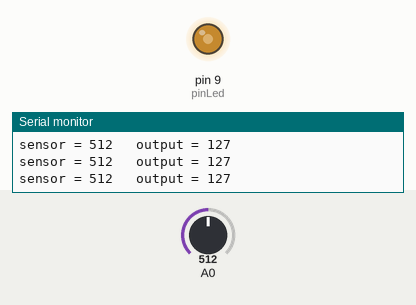
A sketch run on a simulated Arduino Uno, built with avr-gcc and run on an emulated ATmega328P. Shown: output pins drawn as LEDs (lit = HIGH), the last lines printed to the serial monitor. Inputs (shaded band) come from the test bench; at power-on: A0 = 512.

Above: at 1.2 s.
1.3 s: A0 set to 413
At 1.9 s:
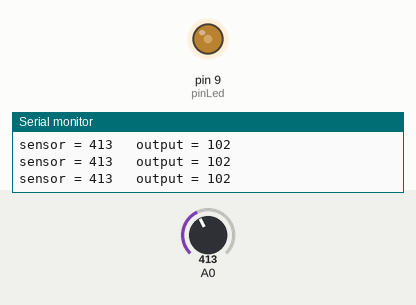
4.3 s: A0 set to 395
At 5.3 s:
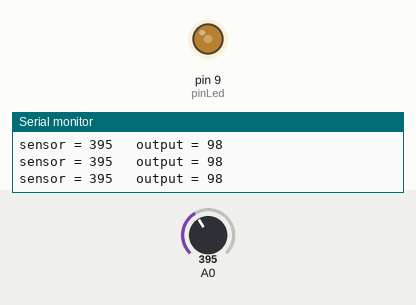
7.3 s: A0 set to 716
At 7.8 s:
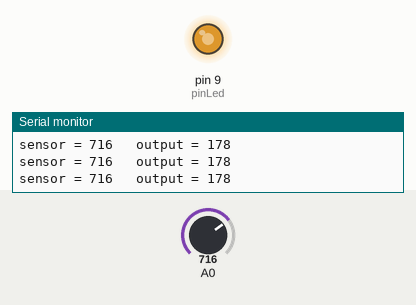
8.8 s: A0 set to 985
At 9.5 s:
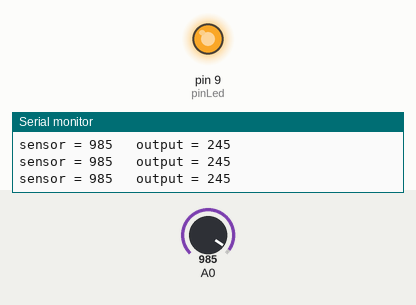
10.3 s: A0 set to 1016
At 11.3 s:
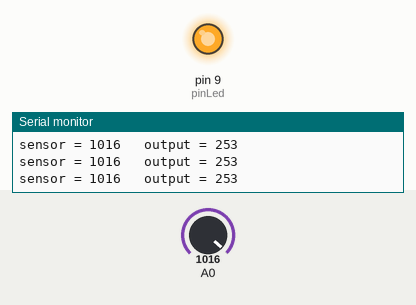
13.3 s: A0 set to 0
At 14.0 s:
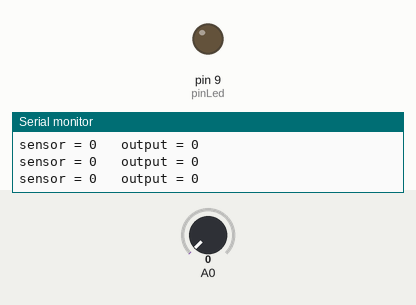
Timing chart, 0 to 15.8 s (numbered marks = the images above; inputs shaded):
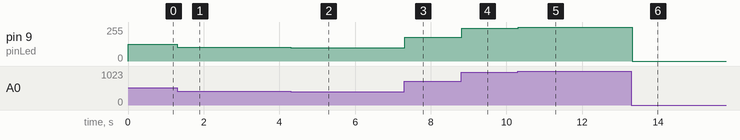

The sketch:

potenciometro_arduino.ino
```cpp
int sensorValue = 0;

int outputValue = 0;

int pinLed = 9;
void setup()
{
  pinMode(A0, INPUT);
  pinMode(pinLed, OUTPUT);
  Serial.begin(9600);
}

void loop()
{
  // read the analog in value:
  sensorValue = analogRead(A0);
  // map it to the range of the analog out:
  outputValue = map(sensorValue, 0, 1023, 0, 255);
  // change the analog out value:
  analogWrite(pinLed, outputValue);
  // print the results to the serial monitor:
  Serial.print("sensor = ");
  Serial.print(sensorValue);
  Serial.print("\t output = ");
  Serial.println(outputValue);
  // wait 2 milliseconds before the next loop for the
  // analog-to-digital converter to settle after the
  // last reading:
  delay(2); // Wait for 2 millisecond(s)
}
```

Measured:
- after the input at 1.3 s, pin 9 (pinLed): 127/255 → 102/255 at once
- after the input at 4.3 s, pin 9 (pinLed): 102/255 → 98/255 at once
- after the input at 7.3 s, pin 9 (pinLed): 98/255 → 178/255 at once
- after the input at 8.8 s, pin 9 (pinLed): 178/255 → 245/255 at once
- after the input at 10.3 s, pin 9 (pinLed): 245/255 → 253/255 at once
- after the input at 13.3 s, pin 9 (pinLed): 253/255 → 0/255 at once
